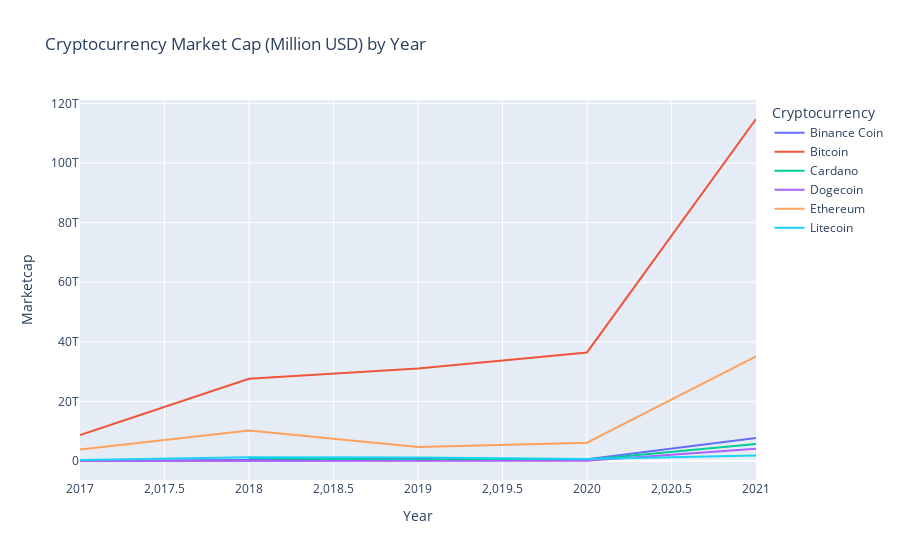

Write notebook code for a chart like this one.
### Markdown cell above
### **Data Visualization**

### Code cell
import plotly.express as px
import pandas as pd

# load data
df = pd.read_csv('sixcrypto.csv')

# filter data for six cryptocurrencies and six years
crypto_list = ['Bitcoin', 'Ethereum', 'Dogecoin', 'Litecoin', 'Binance Coin', 'Cardano']
df = df[df['Name'].isin(crypto_list) & (df['Date'] >= '2017-01-01')]

# convert date to year
df['Year'] = pd.DatetimeIndex(df['Date']).year

# group data by cryptocurrency and year
grouped_df = df.groupby(['Name', 'Year'])['Marketcap'].sum().reset_index()

# plot data
fig = px.line(grouped_df, x='Year', y='Marketcap', color='Name', line_group='Name',
              title='Cryptocurrency Market Cap (Million USD) by Year')
fig.update_layout(legend_title='Cryptocurrency')
fig.show()

### Figure 1 — Plotly figure (JSON) as saved in the notebook; plotly's stock layout.template omitted (floating-point values rounded to 4 significant figures)
{"data": [{"hovertemplate": "Name=Binance Coin<br>Year=%{x}<br>Marketcap=%{y}<extra></extra>", "legendgroup": "Binance Coin", "line": {"color": "#636efa", "dash": "solid"}, "marker": {"symbol": "circle"}, "mode": "lines", "name": "Binance Coin", "orientation": "v", "showlegend": true, "type": "scatter", "x": [2017, 2018, 2019, 2020, 2021], "xaxis": "x", "y": [7418760580, 283100000000.0, 776080695213, 591297807114, 7702959025463], "yaxis": "y"}, {"hovertemplate": "Name=Bitcoin<br>Year=%{x}<br>Marketcap=%{y}<extra></extra>", "legendgroup": "Bitcoin", "line": {"color": "#EF553B", "dash": "solid"}, "marker": {"symbol": "circle"}, "mode": "lines", "name": "Bitcoin", "orientation": "v", "showlegend": true, "type": "scatter", "x": [2017, 2018, 2019, 2020, 2021], "xaxis": "x", "y": [8705338173218, 27586000000000, 31018184849654, 36442223790997, 114788000000000], "yaxis": "y"}, {"hovertemplate": "Name=Cardano<br>Year=%{x}<br>Marketcap=%{y}<extra></extra>", "legendgroup": "Cardano", "line": {"color": "#00cc96", "dash": "solid"}, "marker": {"symbol": "circle"}, "mode": "lines", "name": "Cardano", "orientation": "v", "showlegend": true, "type": "scatter", "x": [2018, 2019, 2020, 2021], "xaxis": "x", "y": [974688003992, 366400000000.0, 450600000000.0, 5690263135634], "yaxis": "y"}, {"hovertemplate": "Name=Dogecoin<br>Year=%{x}<br>Marketcap=%{y}<extra></extra>", "legendgroup": "Dogecoin", "line": {"color": "#ab63fa", "dash": "solid"}, "marker": {"symbol": "circle"}, "mode": "lines", "name": "Dogecoin", "orientation": "v", "showlegend": true, "type": "scatter", "x": [2017, 2018, 2019, 2020, 2021], "xaxis": "x", "y": [36390000000.0, 94540000000.0, 71090000000.0, 70550000000.0, 4096579203179], "yaxis": "y"}, {"hovertemplate": "Name=Ethereum<br>Year=%{x}<br>Marketcap=%{y}<extra></extra>", "legendgroup": "Ethereum", "line": {"color": "#FFA15A", "dash": "solid"}, "marker": {"symbol": "circle"}, "mode": "lines", "name": "Ethereum", "orientation": "v", "showlegend": true, "type": "scatter", "x": [2017, 2018, 2019, 2020, 2021], "xaxis": "x", "y": [3822652368868, 10261258391199, 4664692573438, 6165135947641, 35145000000000], "yaxis": "y"}, {"hovertemplate": "Name=Litecoin<br>Year=%{x}<br>Marketcap=%{y}<extra></extra>", "legendgroup": "Litecoin", "line": {"color": "#19d3f3", "dash": "solid"}, "marker": {"symbol": "circle"}, "mode": "lines", "name": "Litecoin", "orientation": "v", "showlegend": true, "type": "scatter", "x": [2017, 2018, 2019, 2020, 2021], "xaxis": "x", "y": [370100000000.0, 1295291720651, 1148816489965, 654837811321, 1811955694195], "yaxis": "y"}], "layout": {"legend": {"title": {"text": "Cryptocurrency"}, "tracegroupgap": 0}, "title": {"text": "Cryptocurrency Market Cap (Million USD) by Year"}, "xaxis": {"anchor": "y", "domain": [0, 1], "title": {"text": "Year"}}, "yaxis": {"anchor": "x", "domain": [0, 1], "title": {"text": "Marketcap"}}}}
